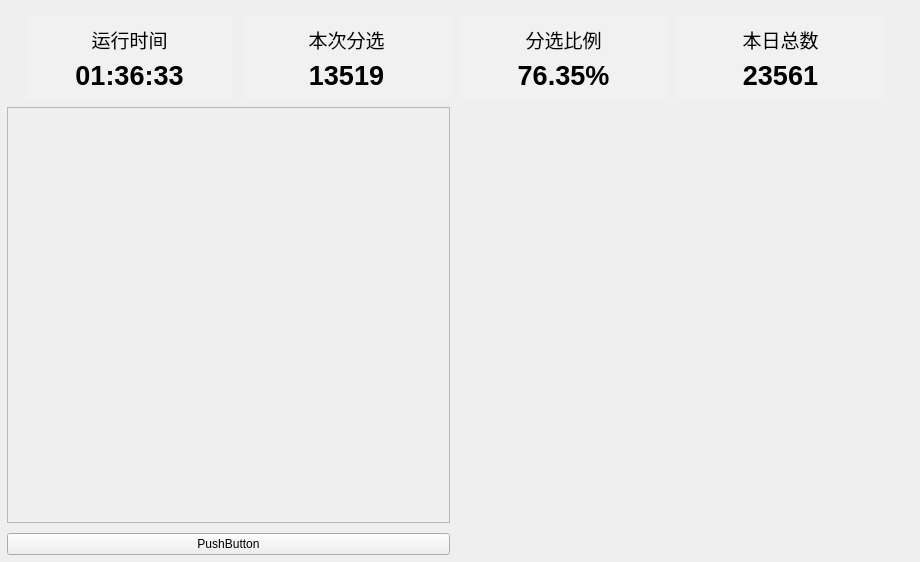
           <widget class="QWidget" name="tab">
            <attribute name="title">
             <string>Tab 1</string>
            </attribute>
            <layout class="QHBoxLayout" name="horizontalLayout_6">
             <property name="spacing">
              <number>10</number>
             </property>
             <property name="leftMargin">
              <number>5</number>
             </property>
             <property name="topMargin">
              <number>5</number>
             </property>
             <property name="rightMargin">
              <number>5</number>
             </property>
             <property name="bottomMargin">
              <number>5</number>
             </property>
             <item>
              <widget class="QFrame" name="Tab1_Frame_1">
               <property name="minimumSize">
                <size>
                 <width>900</width>
                 <height>0</height>
                </size>
               </property>
               <property name="styleSheet">
                <string notr="true">#Tab1_Frame_1{
	
	background-color: rgba(255, 255, 255, 0);
}</string>
               </property>
               <property name="frameShape">
                <enum>QFrame::Shape::StyledPanel</enum>
               </property>
               <property name="frameShadow">
                <enum>QFrame::Shadow::Raised</enum>
               </property>
               <layout class="QVBoxLayout" name="verticalLayout_6">
                <property name="leftMargin">
                 <number>0</number>
                </property>
                <property name="topMargin">
                 <number>10</number>
                </property>
                <property name="rightMargin">
                 <number>0</number>
                </property>
                <property name="bottomMargin">
                 <number>0</number>
                </property>
                <item>
                 <layout class="QHBoxLayout" name="horizontalLayout_7">
                  <property name="spacing">
                   <number>10</number>
                  </property>
                  <property name="leftMargin">
                   <number>20</number>
                  </property>
                  <property name="rightMargin">
                   <number>20</number>
                  </property>
                  <item>
                   <widget class="QFrame" name="frame_5">
                    <property name="maximumSize">
                     <size>
                      <width>16777215</width>
                      <height>120</height>
                     </size>
                    </property>
                    <property name="styleSheet">
                     <string notr="true">#frame_5
{
	background-color: rgba(255, 255, 255,25);
	border-radius: 60px;
}</string>
                    </property>
                    <property name="frameShape">
                     <enum>QFrame::Shape::StyledPanel</enum>
                    </property>
                    <property name="frameShadow">
                     <enum>QFrame::Shadow::Raised</enum>
                    </property>
                    <layout class="QVBoxLayout" name="verticalLayout_7">
                     <item>
                      <widget class="QLabel" name="label">
                       <property name="font">
                        <font>
                         <pointsize>14</pointsize>
                        </font>
                       </property>
                       <property name="text">
                        <string>运行时间</string>
                       </property>
                       <property name="alignment">
                        <set>Qt::AlignmentFlag::AlignCenter</set>
                       </property>
                      </widget>
                     </item>
                     <item>
                      <widget class="QLabel" name="Tab1_Text_RunTime">
                       <property name="font">
                        <font>
                         <pointsize>20</pointsize>
                         <bold>true</bold>
                        </font>
                       </property>
                       <property name="text">
                        <string>01:36:33</string>
                       </property>
                       <property name="alignment">
                        <set>Qt::AlignmentFlag::AlignCenter</set>
                       </property>
                      </widget>
                     </item>
                    </layout>
                   </widget>
                  </item>
                  <item>
                   <widget class="QFrame" name="frame_6">
                    <property name="maximumSize">
                     <size>
                      <width>16777215</width>
                      <height>120</height>
                     </size>
                    </property>
                    <property name="styleSheet">
                     <string notr="true">#frame_6
{
	
	background-color: rgba(255, 255, 255,25);
	border-radius: 60px;
}</string>
                    </property>
                    <property name="frameShape">
                     <enum>QFrame::Shape::StyledPanel</enum>
                    </property>
                    <property name="frameShadow">
                     <enum>QFrame::Shadow::Raised</enum>
                    </property>
                    <layout class="QVBoxLayout" name="verticalLayout_8">
                     <item>
                      <widget class="QLabel" name="label_4">
                       <property name="font">
                        <font>
                         <pointsize>14</pointsize>
                        </font>
                       </property>
                       <property name="text">
                        <string>本次分选</string>
                       </property>
                       <property name="alignment">
                        <set>Qt::AlignmentFlag::AlignCenter</set>
                       </property>
                      </widget>
                     </item>
                     <item>
                      <widget class="QLabel" name="Tab1_Text_RunCount">
                       <property name="font">
                        <font>
                         <pointsize>20</pointsize>
                         <bold>true</bold>
                        </font>
                       </property>
                       <property name="text">
                        <string>13519</string>
                       </property>
                       <property name="alignment">
                        <set>Qt::AlignmentFlag::AlignCenter</set>
                       </property>
                      </widget>
                     </item>
                    </layout>
                   </widget>
                  </item>
                  <item>
                   <widget class="QFrame" name="frame_7">
                    <property name="maximumSize">
                     <size>
                      <width>16777215</width>
                      <height>120</height>
                     </size>
                    </property>
                    <property name="styleSheet">
                     <string notr="true">#frame_7
{
	
	background-color: rgba(255, 255, 255,25);
	border-radius: 60px;
}</string>
                    </property>
                    <property name="frameShape">
                     <enum>QFrame::Shape::StyledPanel</enum>
                    </property>
                    <property name="frameShadow">
                     <enum>QFrame::Shadow::Raised</enum>
                    </property>
                    <layout class="QVBoxLayout" name="verticalLayout_9">
                     <item>
                      <widget class="QLabel" name="label_6">
                       <property name="font">
                        <font>
                         <pointsize>14</pointsize>
                        </font>
                       </property>
                       <property name="text">
                        <string>分选比例</string>
                       </property>
                       <property name="alignment">
                        <set>Qt::AlignmentFlag::AlignCenter</set>
                       </property>
                      </widget>
                     </item>
                     <item>
                      <widget class="QLabel" name="Tab1_Text_RunRito">
                       <property name="font">
                        <font>
                         <pointsize>20</pointsize>
                         <bold>true</bold>
                        </font>
                       </property>
                       <property name="text">
                        <string>76.35%</string>
                       </property>
                       <property name="alignment">
                        <set>Qt::AlignmentFlag::AlignCenter</set>
                       </property>
                      </widget>
                     </item>
                    </layout>
                   </widget>
                  </item>
                  <item>
                   <widget class="QFrame" name="frame_8">
                    <property name="maximumSize">
                     <size>
                      <width>16777215</width>
                      <height>120</height>
                     </size>
                    </property>
                    <property name="styleSheet">
                     <string notr="true">#frame_8
{
	
	background-color: rgba(255, 255, 255,25);
	border-radius: 60px;
}</string>
                    </property>
                    <property name="frameShape">
                     <enum>QFrame::Shape::StyledPanel</enum>
                    </property>
                    <property name="frameShadow">
                     <enum>QFrame::Shadow::Raised</enum>
                    </property>
                    <layout class="QVBoxLayout" name="verticalLayout_10">
                     <item>
                      <widget class="QLabel" name="label_8">
                       <property name="font">
                        <font>
                         <pointsize>14</pointsize>
                        </font>
                       </property>
                       <property name="text">
                        <string>本日总数</string>
                       </property>
                       <property name="alignment">
                        <set>Qt::AlignmentFlag::AlignCenter</set>
                       </property>
                      </widget>
                     </item>
                     <item>
                      <widget class="QLabel" name="Tab1_Text_DateCount">
                       <property name="font">
                        <font>
                         <pointsize>20</pointsize>
                         <bold>true</bold>
                        </font>
                       </property>
                       <property name="text">
                        <string>23561</string>
                       </property>
                       <property name="alignment">
                        <set>Qt::AlignmentFlag::AlignCenter</set>
                       </property>
                      </widget>
                     </item>
                    </layout>
                   </widget>
                  </item>
                 </layout>
                </item>
                <item>
                 <widget class="QFrame" name="frame">
                  <property name="minimumSize">
                   <size>
                    <width>0</width>
                    <height>450</height>
                   </size>
                  </property>
                  <property name="styleSheet">
                   <string notr="true">#frame{
	
	background-color: rgba(255, 255, 255, 0);
}</string>
                  </property>
                  <property name="frameShape">
                   <enum>QFrame::Shape::StyledPanel</enum>
                  </property>
                  <property name="frameShadow">
                   <enum>QFrame::Shadow::Raised</enum>
                  </property>
                  <layout class="QHBoxLayout" name="horizontalLayout_8">
                   <property name="spacing">
                    <number>10</number>
                   </property>
                   <property name="leftMargin">
                    <number>0</number>
                   </property>
                   <property name="topMargin">
                    <number>0</number>
                   </property>
                   <property name="rightMargin">
                    <number>0</number>
                   </property>
                   <property name="bottomMargin">
                    <number>0</number>
                   </property>
                   <item>
                    <layout class="QVBoxLayout" name="verticalLayout_5">
                     <item>
                      <widget class="QFrame" name="DateChartFrame">
                       <property name="frameShape">
                        <enum>QFrame::Shape::StyledPanel</enum>
                       </property>
                       <property name="frameShadow">
                        <enum>QFrame::Shadow::Raised</enum>
                       </property>
                      </widget>
                     </item>
                     <item>
                      <widget class="QPushButton" name="pushButton">
                       <property name="text">
                        <string>PushButton</string>
                       </property>
                      </widget>
                     </item>
                    </layout>
                   </item>
                   <item>
                    <widget class="QFrame" name="Tab1_TableFrame">
                     <property name="styleSheet">
                      <string notr="true">background-color: transparent;</string>
                     </property>
                     <property name="frameShape">
                      <enum>QFrame::Shape::StyledPanel</enum>
                     </property>
                     <property name="frameShadow">
                      <enum>QFrame::Shadow::Raised</enum>
                     </property>
                    </widget>
                   </item>
                  </layout>
                 </widget>
                </item>
               </layout>
              </widget>
             </item>
             <item>
              <widget class="QFrame" name="Tab1_Frame_2">
               <property name="maximumSize">
                <size>
                 <width>200</width>
                 <height>16777215</height>
                </size>
               </property>
               <property name="styleSheet">
                <string notr="true">#Tab1_Frame_2{
	
	background-color: rgba(255, 255, 255, 0);
}</string>
               </property>
               <property name="frameShape">
                <enum>QFrame::Shape::StyledPanel</enum>
               </property>
               <property name="frameShadow">
                <enum>QFrame::Shadow::Raised</enum>
               </property>
               <widget class="QPushButton" name="Tab1_Mode_Btn1">
                <property name="geometry">
                 <rect>
                  <x>30</x>
                  <y>80</y>
                  <width>131</width>
                  <height>51</height>
                 </rect>
                </property>
                <property name="styleSheet">
                 <string notr="true">QPushButton {
	color: rgb(255, 255, 255);
	/*background-color: rgb(27, 16, 71);*/
	
	background-color: rgb(54, 209, 67);
	border: none;
	border-radius: 8px;
	
	font: 12pt &quot;Microsoft YaHei UI&quot;;
}

 
QPushButton:hover {
	color: rgb(255, 255, 255);
	
	
/*background-color: rgba(27, 16, 71, 200);*/
	
	background-color: rgba(54, 209, 67,180);
	border: none;
	font: 11pt &quot;Microsoft YaHei UI&quot;;
}</string>
                </property>
                <property name="text">
                 <string>瓶子</string>
                </property>
               </widget>
               <widget class="QPushButton" name="Tab1_Mode_Btn1_2">
                <property name="geometry">
                 <rect>
                  <x>30</x>
                  <y>170</y>
                  <width>131</width>
                  <height>51</height>
                 </rect>
                </property>
                <property name="styleSheet">
                 <string notr="true">QPushButton {
	color: rgb(255, 255, 255);
	/*background-color: rgb(27, 16, 71);*/
	background-color: rgba(119, 0, 179, 255);
	
	border: none;
	border-radius: 8px;
	font: 12pt &quot;Microsoft YaHei UI&quot;;
}

 
QPushButton:hover {
	color: rgb(255, 255, 255);
	background-color: rgba(119, 0, 179, 150);
	border: none;
	font: 11pt &quot;Microsoft YaHei UI&quot;;
}</string>
                </property>
                <property name="text">
                 <string>日杂</string>
                </property>
               </widget>
              </widget>
             </item>
            </layout>
           </widget>
